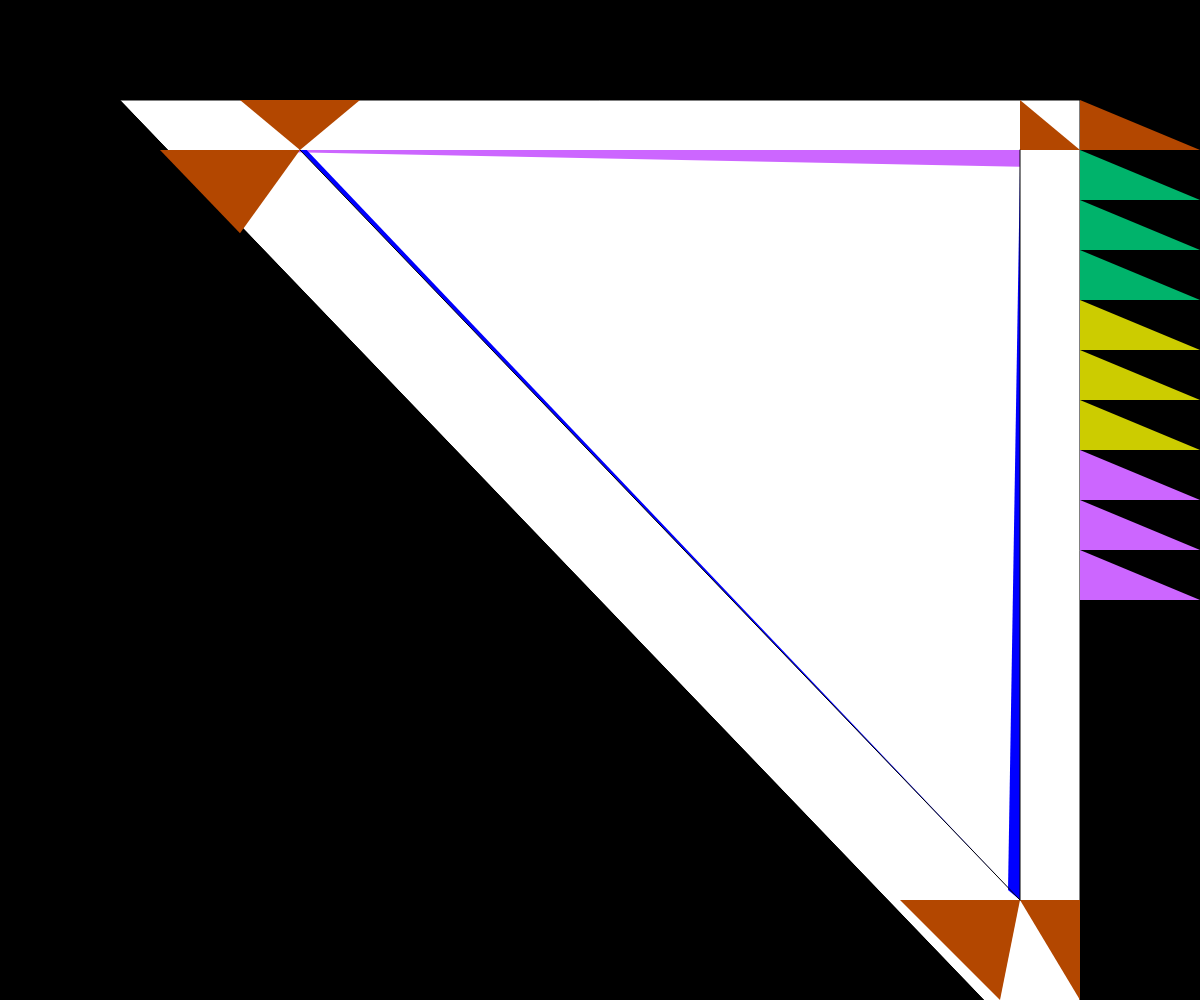
Frame 1 (no input)
Frame 60 (no input): identical to frame 1, image omitted
Frame 120 (the mouse pressed at the canvas centre since frame 60): identical to frame 1, image omitted

The p5.js sketch that drew this single still picture (run headless with seeded random() and noise() and a simulated clock; from frame 60 on, the mouse is pressed at the canvas centre):

// p5.js sketch
// ── sketch.js
function setup() {
createCanvas (windowWidth,windowHeight);
background (0);

fill(255);
triangle (windowWidth/10,windowHeight/10,(windowWidth/10)*9,windowHeight/10,(windowWidth/10)*9,(windowHeight/10)*11);

noStroke();
fill(204, 102, 255);
triangle((windowWidth/20)*3,(windowHeight/20)*3,windowWidth-(windowWidth/20)*3,(windowHeight/20)*3,windowWidth-(windowWidth/20)*3,(windowHeight/30)*5);

noStroke();
fill(179, 71, 0);
triangle((windowWidth/10)*2,windowHeight/10,(windowWidth/20)*5,(windowHeight/20)*3,(windowWidth/10)*3,windowHeight/10);
triangle((windowWidth/45)*6,(windowHeight/20)*3,windowWidth/5,(windowHeight/30)*7,(windowWidth/20)*5,(windowHeight/20)*3);
triangle((windowWidth-(windowWidth/20)*3),windowHeight-(windowHeight/10),(windowWidth/10)*9,windowHeight-(windowHeight/10),(windowWidth/10)*9,windowHeight);
triangle((windowWidth/20)*15,windowHeight-(windowHeight/10),(windowWidth-(windowWidth/20)*3),windowHeight-(windowHeight/10),(windowWidth-(windowWidth/30)*5),windowHeight);
triangle((windowWidth/10)*9,windowHeight/10,windowWidth-(windowWidth/10),(windowHeight/20)*3,windowWidth,(windowHeight/20)*3);
triangle(windowWidth-(windowWidth/20)*3,windowHeight/10,windowWidth-(windowWidth/20)*3,(windowHeight/20)*3,windowWidth-(windowWidth/10),(windowHeight/20)*3);

noStroke();
fill(0,0,255);
triangle((windowWidth/20)*5,(windowHeight/20)*3,((windowWidth/90)*23),(windowHeight/20)*3,(windowWidth-(windowWidth/20)*3),windowHeight-(windowHeight/10));
triangle(windowWidth-(windowWidth/20)*3,((windowHeight/30)*5),(windowWidth-(windowWidth/20)*3),windowHeight-(windowHeight/10), (windowWidth-(windowWidth/100)*16),windowHeight-(windowHeight/100)*11);

stroke(0);
strokeWeight(1);
line((windowWidth/20)*5,(windowHeight/20)*3,(windowWidth-(windowWidth/20)*3),windowHeight-(windowHeight/10));
line(windowWidth-(windowWidth/20)*3,(windowHeight/20)*3, (windowWidth-(windowWidth/20)*3),windowHeight-(windowHeight/10));

noStroke();
fill(0,179,107);
//alpha(50);
var height = 3;
for (i=0; i < 3; i++)
{
  triangle((windowWidth/10)*9,((windowHeight/20)*height),windowWidth-(windowWidth/10),((windowHeight/20)*(height+1)),windowWidth,(windowHeight/20)*(height+1));
  height++;
}
fill(204,204,0);
for (i=0; i < 3; i++)
{
  triangle((windowWidth/10)*9,((windowHeight/20)*height),windowWidth-(windowWidth/10),((windowHeight/20)*(height+1)),windowWidth,(windowHeight/20)*(height+1));
  height++;
}
fill(204, 102, 255);
for (i=0; i < 3; i++)
{
  triangle((windowWidth/10)*9,((windowHeight/20)*height),windowWidth-(windowWidth/10),((windowHeight/20)*(height+1)),windowWidth,(windowHeight/20)*(height+1));
  height++;
}

}

function draw() {


  
}
